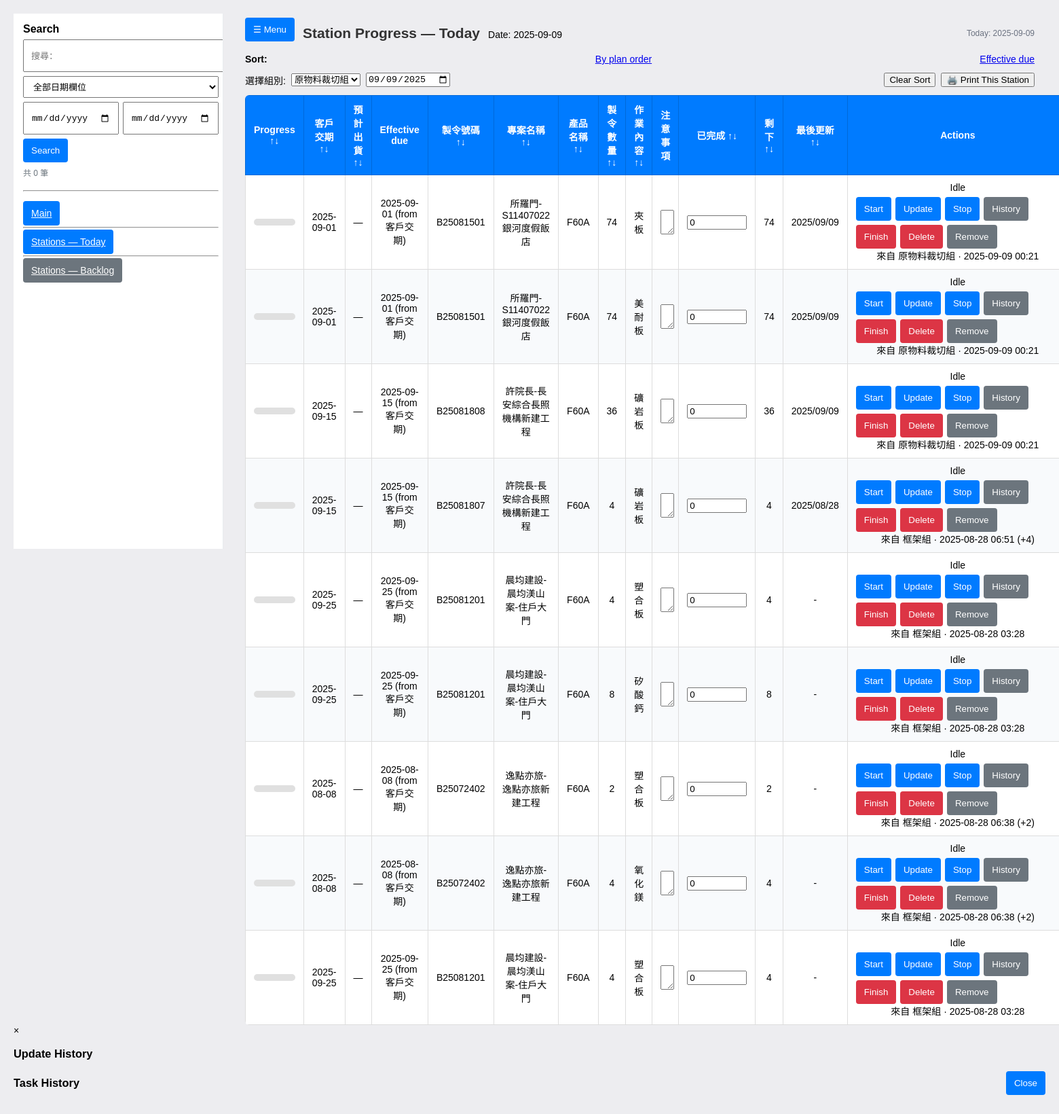
The app's page /stations/today with its own data.
### models.py (models this page shows)
class Order(Base):
    __tablename__ = "orders"
    id = Column(Integer, primary_key=True, autoincrement=True)
    manufacture_code = Column(String)
    customer        = Column(String)
    product         = Column(String)
    demand_date     = Column(String)   # stored as text like "YYYY/MM/DD"
    delivery        = Column(String)   # stored as text
    quantity        = Column(Integer, default=0)
    datecreate      = Column(String)   # stored as text
    fengbian        = Column(String)
    wallpaper       = Column(String)
    jobdesc         = Column(Text)
    archived    = Column(Boolean, default=False)   # soft archive flag
    archived_at = Column(DateTime)                 # when it was archived
    created_at = Column(DateTime, default=datetime.utcnow)
    updated_at = Column(DateTime)
    tasks = relationship("Task", back_populates="order", cascade="all, delete-orphan")

class Task(Base):
    __tablename__ = "sub_tasks"
    __table_args__ = {'sqlite_autoincrement': True}
    id = Column(Integer, primary_key=True, autoincrement=True)
    order_id = Column(Integer, ForeignKey("orders.id"), nullable=False)
    group = Column("group", String, nullable=True)
    task  = Column(String, nullable=True)
    quantity = Column(Integer, nullable=True)
    completed = Column(Integer, nullable=True, default=0)
    start_time = Column(DateTime)      # may be NULL in DB
    stop_time  = Column(DateTime)
    duration_minutes = Column(Integer)
    order    = relationship("Order", back_populates="tasks")
    history  = relationship("TaskHistory", back_populates="task", cascade="all, delete-orphan")

class TaskHistory(Base):
    __tablename__ = "task_history"
    id = Column(Integer, primary_key=True, autoincrement=True)
    task_id = Column(Integer, ForeignKey("sub_tasks.id"), nullable=False)
    completed = Column(Integer)   # present after your migration
    delta     = Column(Integer)   # present after your migration
    note       = Column(String)   # e.g. "start", "stop"
    timestamp  = Column(DateTime, default=datetime.utcnow)
    start_time = Column(DateTime)
    stop_time  = Column(DateTime)
    duration_minutes = Column(Integer)
    task = relationship("Task", back_populates="history")

### app.py (the view)
@app.route("/stations/today")
def stations_today():
    group   = (request.args.get("group") or "").strip()
    day     = (request.args.get("date") or today_yyyy_mm_dd()).strip()
    rolling = (request.args.get("rolling") or "1") != "0"  # default rolling
    sort    = (request.args.get("sort") or "seq").strip()  # "seq" | "due"
    with SessionLocal() as s:
        stations = station_names(s)
        if not group and stations:
            group = stations[0]
        tasks = []
        if group:
            base = (
                s.query(Task, StationSchedule.plan_date, StationSchedule.sequence)
                 .join(Order, Order.id == Task.order_id)
                 .join(StationSchedule, StationSchedule.task_id == Task.id)
                 .filter(StationSchedule.station == group)
                 .filter((Task.quantity.isnot(None)) & (Task.quantity > (Task.completed or 0)))
                 .filter(or_(Order.archived == None, Order.archived == 0))
            )
            if not rolling:
                base = base.filter(StationSchedule.plan_date == day)
            if sort == "due":
                base = base.order_by(*effective_due_orderby_asc(),
                                    asc(StationSchedule.plan_date),
                                    asc(StationSchedule.sequence),
                                    asc(Task.id))
            else:
                base = base.order_by(asc(StationSchedule.plan_date),
                                    asc(StationSchedule.sequence),
                                    asc(Task.id))
            rows = base.all()
            for t, plan_date, seq in rows:
                if remaining_of(t) <= 0:
                    continue
                o = s.get(Order, t.order_id)
                eff_date, eff_src = None, None
                if o.delivery and o.demand_date:
                    eff_date = min(o.delivery, o.demand_date)
                    eff_src = "預計出貨" if o.delivery <= o.demand_date else "客戶交期"
                elif o.delivery:
                    eff_date, eff_src = o.delivery, "預計出貨"
                elif o.demand_date:
                    eff_date, eff_src = o.demand_date, "客戶交期"
                lu = last_order_update(s, o.id) if 'last_order_update' in globals() else None
                tasks.append({
                    "order": o,
                    "task": t,
                    "plan_date": plan_date,
                    "sequence": seq,
                    "effective_due": eff_date,
                    "effective_due_src": eff_src,
                    "last_update": lu,
                })
        return render_template(
            "stations.html",
            page_mode="today",
            day=day,
            tasks=tasks,
            station_list=stations,
            selected_group=group,
            today_date=today_yyyy_mm_dd(),
            rolling=rolling,
            sort=sort,
        )

### templates/stations.html (shortened to what this page needs)
<!DOCTYPE html>
<html lang="zh">
<head>
  <link rel="stylesheet" href="/static/common.css">
</head>
<body class="stations-page">
  <div class="layout">
    <aside class="sidebar" id="sidebar">
      <div class="brand">Search</div>
      <form method="get" action="{{ '/archived' if archived_page else '/' }}" class="sbm">
        <input type="text" name="q" id= "search-q" value="{{ qtext or '' }}"
              placeholder="搜尋：">
        <select name="dfield">
          <option value="any"        {{ 'selected' if (dfield or 'any')=='any' }}>全部日期欄位</option>
        </select>
        <div class="row">
          <input type="date" name="dfrom" value="{{ dfrom or '' }}">
          <input type="date" name="dto"   value="{{ dto or '' }}">
        </div>
        <div class="row">
          <button class="btn" type="submit">Search</button>
        </div>
        <div class="caption">共 {{ orders|length }} 筆{% if qtext or dfrom or dto %}（篩選中）{% endif %}</div>
        <hr style="margin:12px 0">
        <div class="nav" style="margin-top:6px">
          <a href="/" class="btn full">Main</a>
          <hr style="margin:12px 0">
          <a href="/stations/today" class="btn full">Stations — Today</a>
          <hr style="margin:12px 0">
          <a href="/stations/backlog" class="btn full gray" style="margin-top:6px">Stations — Backlog
          </a>
        </div>
      </form>
    </aside>
    <main class="content">
      <div class="page-header">
        <div class="left">
          <button class="btn hamburger" onclick="toggleSidebar()">☰ Menu</button>
          <h2 style="margin:0">
            Station Progress — {{ 'Today' if page_mode == 'today' else 'Backlog' }}
          </h2>
          <p class="muted" style="margin:4px 0 0">
            {% if page_mode == 'today' %}Date: {{ day }}{% else %}All open tasks{% endif %}
          </p>
        </div>
        <div class="right">
          <span class="today">Today: {{ today_date }}</span>
        </div>
      </div>
      {% if page_mode == 'backlog' %}
        <div class="toolbar">
          <strong>Sort:</strong>
          <a href="?group={{ selected_group }}&sort=due" class="{{ 'active' if sort=='due' else '' }}">Effective due</a>
          <a href="?group={{ selected_group }}&sort=fifo" class="{{ 'active' if sort=='fifo' else '' }}">FIFO</a>
        </div>
      {% elif page_mode == 'today' %}
        <div class="toolbar">
          <strong>Sort:</strong>
          <a href="?group={{ selected_group }}&rolling={{ 1 if rolling else 0 }}&sort=seq" class="{{ 'active' if sort=='seq' else '' }}">By plan order</a>
          <a href="?group={{ selected_group }}&rolling={{ 1 if rolling else 0 }}&sort=due" class="{{ 'active' if sort=='due' else '' }}">Effective due</a>
        </div>
      {% endif %}
      <div class="toolbar">
        <div class="group">
          {% set form_action = '/stations/today' if page_mode == 'today' else '/stations/backlog' %}
          <form method="get" action="{{ form_action }}" style="display:flex; align-items:center; gap:8px; margin:0">
            <label>選擇組別:</label>
            {% set form_action = '/stations/today' if page_mode == 'today' else '/stations/backlog' %}
            <select name="group" onchange="this.form.submit()">
              {% for name in station_list %}
                <option value="{{ name }}" {% if name == selected_group %}selected{% endif %}>{{ name }}</option>
              {% endfor %}
            </select>
            {% if page_mode == 'today' %}
              <input id="plan-date" type="date" name="date" value="{{ day }}" onchange="this.form.submit()">
            {% endif %}
          </form>
        </div>
        <div class="group">
          <button type="button" onclick="resetStationSort()">Clear Sort</button>
          <button type="button" onclick="printPage()">🖨️ Print This Station</button>
        </div>
      </div>
      <table>
        <thead>
          <tr>
            <th onclick="sortStationTable(0)">Progress ↑↓</th>
            <th onclick="sortStationTable(1)">客戶交期 ↑↓<span class="print-label"><br>Tanggal Ekspektasi Pengiriman oleh Tamu</span></th>
            <th onclick="sortStationTable(2)">預計出貨 ↑↓<span class="print-label"><br>Tanggal Barang Dapat Dikirim</span></th>
            <th>Effective due</th>
            <th onclick="sortStationTable(3)">製令號碼 ↑↓<span class="print-label"><br>Nomor Pesanan</span></th>
            <th onclick="sortStationTable(4)">專案名稱 ↑↓<span class="print-label"><br>Nama Proyek</span></th>
            <th onclick="sortStationTable(5)">產品名稱 ↑↓<span class="print-label"><br>Nama Produk</span></th>
            <th onclick="sortStationTable(6)">製令數量 ↑↓<span class="print-label"><br>Jumlah Pesanan</span></th>
            <th onclick="sortStationTable(7)">作業內容 ↑↓<span class="print-label"><br>Isi Pekerjaan</span></th>
            <th>注意事項<br><span class="print-label">Hal yang Perlu Diperhatikan</span></th>
            <th onclick="sortStationTable(8)">已完成 ↑↓</th>
            <th onclick="sortStationTable(9)">剩下 ↑↓<span class="print-label"><br>Jumlah Proyek</span></th>
            <th onclick="sortStationTable(10)">最後更新 ↑↓</th>
            <th class="actions-col">Actions</th>
          </tr>
        </thead>
        <tbody>
          {% for item in tasks %}
          {% set running = (item.task.start_time and not item.task.stop_time) %}
          <tr id="task-{{ item.task.id }}" class="{{ 'is-running' if running else '' }}"
              data-order-id="{{ item.order.id }}" data-qty="{{ item.task.quantity or 0 }}">
            <td>
              <div class="progress-bar">
              </div>
            </td>
            <td>{{ item.order.demand_date|fmtdate or '—' }}</td>
            <td>{{ item.order.delivery|fmtdate or '—' }}</td>
            <td>
              {% if item.effective_due %}
                {{ item.effective_due|fmtdate }}
                <span class="pill muted">(from {{ item.effective_due_src }})</span>
              {% else %} — {% endif %}
            </td>
            <td>{{ item.order.manufacture_code }}</td>
            <td>{{ item.order.customer }}</td>
            <td>{{ item.order.product }}</td>
            <td data-role="qty">{{ item.task.quantity or 0 }}</td>
            <td>{{ item.task.task }}</td>
            <td>
              <textarea id="task-note-{{ item.task.id }}-{{ item.order.id }}" rows="2" style="width: 100%;" class="screen-only">{{ item.task.note or '' }}</textarea>
            </td>
            <td>
              <input id="done-{{ item.task.id }}" type="number" min="0" value="{{ item.task.completed or 0 }}" style="width:80px">
            </td>
            <td class="remaining" id="task-remaining-{{ item.task.id }}-{{ item.order.id }}">
              {% set rem = (item.task.quantity or 0) - (item.task.completed or 0) %}
              {{ rem if rem > 0 else 0 }}
            </td>
            <td id="last-update-{{ item.task.id }}-{{ item.order.id }}">
              {% if item.task.history %}
                {% set last = item.task.history|last if item.task.history else None %}
                {% if last and last.timestamp %}
                  {% if last.timestamp is string %}
                    {{ last.timestamp.split(' ')[0] }}
                  {% else %}
                    {{ last.timestamp.strftime('%Y/%m/%d') }}
                  {% endif %}
                {% else %}
                  -
                {% endif %}
              {% else %}-{% endif %}
            </td>
            <td class="actions-col">
              <div class="task-status {{ 'running' if running else '' }}">
                <span>{{ 'Running' if running else 'Idle' }}</span>
              </div>
              <div class="actions-group">
                <button class="btn" onclick="startTask({{ item.task.id }})" {{ 'disabled' if running else '' }}>Start</button>
                <button class="btn" onclick="updateTask({{ item.task.id }}, {{ item.order.id }})">Update</button>
                <button class="btn" onclick="stopTask({{ item.task.id }})"  {{ '' if running else 'disabled' }}>Stop</button>
                <button class="btn gray" onclick="showHistory({{ item.task.id }})">History</button>
                <button class="btn red" onclick="finishTask({{ item.task.id }})">Finish</button>
                <button class="btn red" onclick="deleteTask({{ item.task.id }}, {{ item.order.id }})">Delete</button>
                {% if page_mode == 'today' %}
                  <button class="btn gray" onclick="unplanOne({{ item.task.id }})">Remove</button>
                {% endif %}
              </div>
              {% set rem = (item.task.quantity or 0) - (item.task.completed or 0) %}
              <div class="muted" data-remaining>
                {% if item.last_update %}
                來自 {{ item.last_update.from_group or '—' }}
                · {{ (item.last_update.timestamp or '')[:16].replace('T', ' ') }}
                {% if item.last_update.delta is not none and item.last_update.delta != 0 %}
                  (+{{ item.last_update.delta }})
                {% endif %}
              {% else %}
                —
              {% endif %}
              </div>
            </td>
          </tr>
          {% endfor %}
        </tbody>
      </table>
    </main>
  </div>
<div id="historyModal" class="modal">
  <span class="close-btn" onclick="closeModal('historyModal')">&times;</span>
  <h3>Update History</h3>
</div>
<div id="modal-history" class="modal" onclick="if(event.target===this) closeModal('modal-history')">
  <div class="panel">
    <div style="display:flex;justify-content:space-between;align-items:center">
      <h3 style="margin:0">Task History</h3>
      <button class="btn" onclick="closeModal('modal-history')">Close</button>
    </div>
  </div>
</div>
</body>
</html>

### records on screen
Order: order.demand_date|fmtdate "2025-09-01" "2025-09-01", order.delivery|fmtdate "—" "—", effective_due|fmtdate "2025-09-01" "2025-09-01", order.manufacture_code "B25081501" "B25081501", order.customer "所羅門-S11407022銀河度假飯店" "所羅門-S11407022銀河度假飯店", order.product "F60A" "F60A"
Task: task "74", task.task "夾板", task "0"
TaskHistory: timestamp "2025/09/09"
Task: last_update "原物料裁切組" "原物料裁切組", task "74", task.task "美耐板", task "0"
TaskHistory: timestamp "2025/09/09"
Order: order.demand_date|fmtdate "2025-09-15", order.delivery|fmtdate "—", effective_due|fmtdate "2025-09-15", order.manufacture_code "B25081808", order.customer "許院長-長安綜合長照機構新建工程", order.product "F60A"
Task: task "36", task.task "礦岩板", task "0", last_update "原物料裁切組"
TaskHistory: timestamp "2025/09/09"
Order: order.demand_date|fmtdate "2025-09-15", order.delivery|fmtdate "—", effective_due|fmtdate "2025-09-15", order.manufacture_code "B25081807", order.customer "許院長-長安綜合長照機構新建工程", order.product "F60A"
Task: task "4", task.task "礦岩板", task "0"
TaskHistory: timestamp "2025/08/28"
Task: last_update "框架組"
Order: order.demand_date|fmtdate "2025-09-25" "2025-09-25" "2025-09-25", order.delivery|fmtdate "—" "—" "—", effective_due|fmtdate "2025-09-25" "2025-09-25" "2025-09-25", order.manufacture_code "B25081201" "B25081201" "B25081201", order.customer "晨均建設-晨均渼山案-住戶大門" "晨均建設-晨均渼山案-住戶大門" "晨均建設-晨均渼山案-住戶大門", order.product "F60A" "F60A" "F60A"
Task: task "4" "4", task.task "塑合板" "塑合板", task "0" "0"
Task: last_update "框架組" "框架組" "框架組"
Task: task "8", task.task "矽酸鈣", task "0"
Order: order.demand_date|fmtdate "2025-08-08" "2025-08-08", order.delivery|fmtdate "—" "—", effective_due|fmtdate "2025-08-08" "2025-08-08", order.manufacture_code "B25072402" "B25072402", order.customer "逸點亦旅-逸點亦旅新建工程" "逸點亦旅-逸點亦旅新建工程", order.product "F60A" "F60A"
Task: task "2", task.task "塑合板", task "0"
Task: last_update "框架組" "框架組"
Task: task "4", task.task "氧化鎂", task "0"

### other values on screen
{{ orders|length }} "0"
{{ 'Today' if page_mode == 'today' else 'Backlog' }} "Today"
{{ day }} "2025-09-09"
{{ today_date }} "2025-09-09"
{{ item.effective_due_src }} "客戶交期" "客戶交期" "客戶交期" "客戶交期" "客戶交期" "客戶交期" "客戶交期" "客戶交期" "客戶交期"
{{ rem if rem > 0 else 0 }} "74" "74" "36" "4" "4" "8" "2" "4" "4"
{{ 'Running' if running else 'Idle' }} "Idle" "Idle" "Idle" "Idle" "Idle" "Idle" "Idle" "Idle" "Idle"
{{ (item.last_update.timestamp or '')[:16].replace('T', ' ') }} "2025-09-09 00:21" "2025-09-09 00:21" "2025-09-09 00:21" "2025-08-28 06:51" "2025-08-28 03:28" "2025-08-28 03:28" "2025-08-28 06:38" "2025-08-28 06:38" "2025-08-28 03:28"
{{ item.last_update.delta }} "4" "2" "2"
form field group "原物料裁切組"
